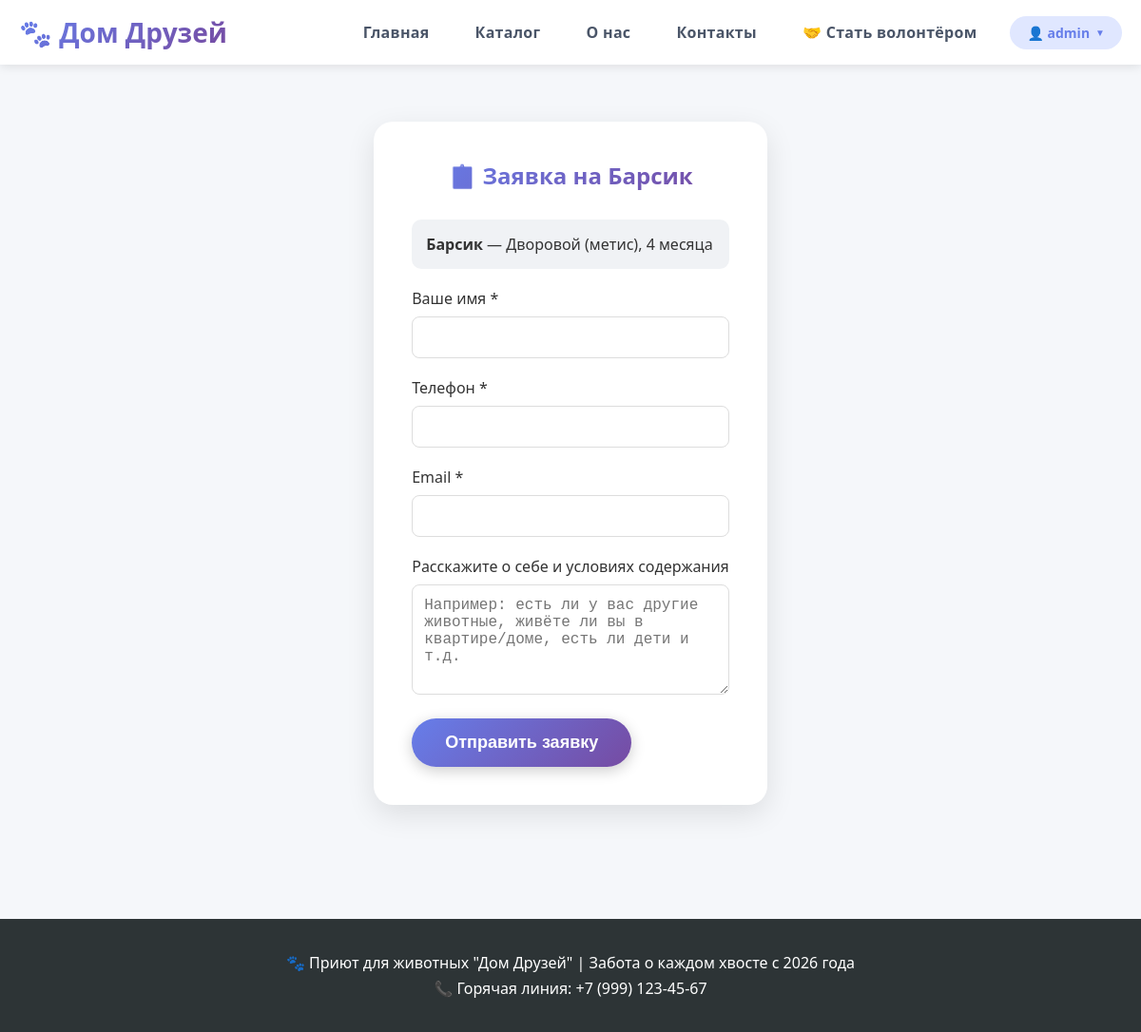
/apply/2 (signed in), run on the app's committed database.
### tables this page shows
CREATE TABLE animals (
        id INTEGER PRIMARY KEY AUTOINCREMENT,
        name TEXT NOT NULL,
        type TEXT NOT NULL,
        breed TEXT,
        age TEXT,
        description TEXT,
        photo TEXT,
        status TEXT DEFAULT 'available',
        created_at TIMESTAMP DEFAULT CURRENT_TIMESTAMP
    );

### app.py (the view, shortened to what this page needs)
@app.route('/apply/<int:animal_id>', methods=['GET', 'POST'])
@login_required
def apply(animal_id):
    conn = get_db_connection()
    cur = conn.cursor()
    if USE_POSTGRES:
        cur.execute("SELECT * FROM animals WHERE id = %s", (animal_id,))
    else:
        cur.execute("SELECT * FROM animals WHERE id = ?", (animal_id,))
    animal = cur.fetchone()
    cur.close()
    conn.close()
    return render_template('apply.html', animal=animal)

### app.py (called while the page is built)
def get_db_connection():
    if USE_POSTGRES:
        conn = psycopg2.connect(DATABASE_URL, cursor_factory=RealDictCursor)
        return conn
    else:
        conn = sqlite3.connect('shelter.db')
        conn.row_factory = sqlite3.Row
        return conn

def login_required(f):
    @wraps(f)
    def decorated_function(*args, **kwargs):
        if 'user_id' not in session:
            flash('Пожалуйста, авторизуйтесь', 'warning')
            return redirect(url_for('login'))
        return f(*args, **kwargs)
    return decorated_function

### templates/apply.html (shortened to what this page needs)
{% extends "base.html" %}
{% block content %}
<section class="auth-form">
    <div class="container">
        <div class="form-container">
            <h2>📋 Заявка на {{ animal[1] }}</h2>
            <div style="background: #f0f2f5; padding: 15px; border-radius: 10px; margin-bottom: 20px;">
                <p><strong> {{ animal[1] }}</strong> — {{ animal[3] }}, {{ animal[4] }}</p>
            </div>
            <form method="POST">
                <div class="form-group">
                    <label>Ваше имя *</label>
                    <input type="text" name="user_name" required>
                </div>
                <div class="form-group">
                    <label>Телефон *</label>
                    <input type="tel" name="user_phone" required>
                </div>
                <div class="form-group">
                    <label>Email *</label>
                    <input type="email" name="user_email" required>
                </div>
                <div class="form-group">
                    <label>Расскажите о себе и условиях содержания</label>
                    <textarea name="message" rows="5" placeholder="Например: есть ли у вас другие животные, живёте ли вы в квартире/доме, есть ли дети и т.д."></textarea>
                </div>
                <button type="submit" class="btn-primary">Отправить заявку</button>
            </form>
        </div>
    </div>
</section>
{% endblock %}

### static/css/style.css (style rules this page uses)
* { margin: 0; padding: 0; box-sizing: border-box; }
body { font-family: 'Segoe UI', Tahoma, Geneva, Verdana, sans-serif; background: #f5f7fa; min-height: 100vh; color: #333; }
.container { max-width: 1200px; margin: 0 auto; padding: 0 20px; }
.auth-form, .admin-form { padding: 60px 0; min-height: 70vh; display: flex; align-items: center; }
.form-container { max-width: 500px; margin: 0 auto; background: white; padding: 40px; border-radius: 20px; box-shadow: 0 10px 30px rgba(0,0,0,0.1); }
.form-container h2 { text-align: center; margin-bottom: 30px; background: linear-gradient(135deg, #667eea 0%, #764ba2 100%); -webkit-background-clip: text; -webkit-text-fill-color: transparent; background-clip: text; }
.form-group { margin-bottom: 20px; }
.form-group label { display: block; margin-bottom: 8px; font-weight: 500; color: #333; }
.form-group input, .form-group select, .form-group textarea { width: 100%; padding: 12px; border: 1px solid #ddd; border-radius: 8px; font-size: 16px; transition: 0.3s; }
.btn-primary { display: inline-block; background: linear-gradient(135deg, #667eea 0%, #764ba2 100%); color: white; padding: 15px 35px; border-radius: 50px; text-decoration: none; font-weight: bold; font-size: 18px; transition: 0.3s; border: none; cursor: pointer; box-shadow: 0 4px 15px rgba(0,0,0,0.2); }

### data on the page
animals: name "Барсик", breed "Дворовой (метис)", age "4 месяца"

### other printed values
{{ session.username }} "admin"
